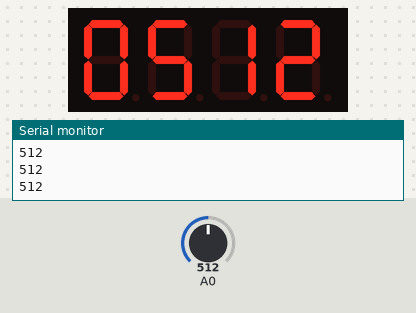
Recording of a sketch running on a simulated Arduino Uno, built with avr-gcc and run on an emulated ATmega328P. On the bench: 4-digit seven-segment display, the last lines printed to the serial monitor. Wiring (inferred from the names in the program): 4-digit 7-segment display, segments lit when LOW: segments pin 9, pin 8, pin 7, pin 6, pin 5, pin 4, pin 3; digit selects pin 10, pin 11, pin 12, pin 13. The inputs (shaded band) are chosen by the test bench; at power-on: A0 = 512. The segment pins are drawn as the display they are named for.

Above: at 1.2 s.
1.3 s: A0 set to 716
At 2.0 s:
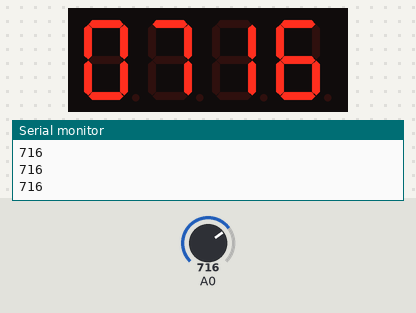
2.8 s: A0 set to 900
At 4.0 s:
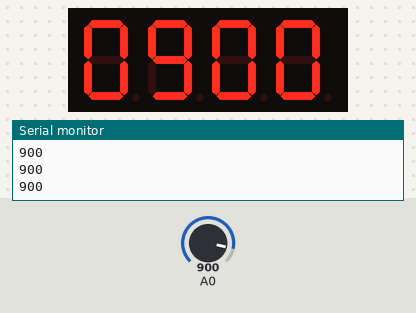
4.3 s: A0 set to 1023
At 5.5 s:
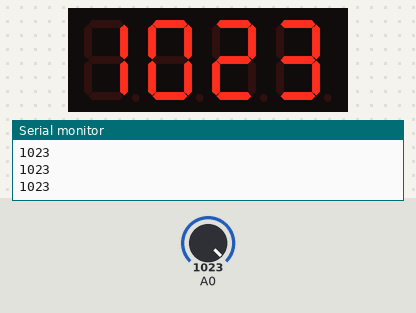
Timing chart, 0 to 7.3 s (numbered marks = the images above; inputs shaded):
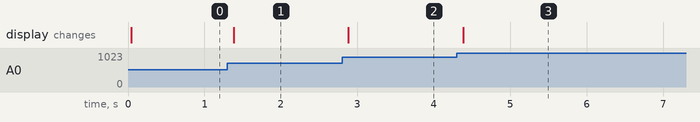

Measured:
- after the input at 1.3 s, the display: changes after 0.08 s (image 1)
- after the input at 2.8 s, the display: changes after 0.08 s (image 2)
- after the input at 4.3 s, the display: changes after 0.08 s (image 3)

The sketch:

COUNTER.ino
```cpp
int pinA = 9;
int pinB = 8;
int pinC = 7;
int pinD = 6;
int pinE = 5;
int pinF = 4;
int pinG = 3;
int pinDP = 2;
int D1 = 10;
int D2 = 11;
int D3 = 12;
int D4 = 13;
int delayT = 5;
void choose_digit(char num){
switch(num){
  default:
  digitalWrite(pinA, LOW);
digitalWrite(pinB, LOW);
digitalWrite(pinC, LOW);
digitalWrite(pinD, LOW);
digitalWrite(pinE, LOW);
digitalWrite(pinF, LOW);
digitalWrite(pinG, HIGH);
break;
case 1:
digitalWrite(pinA, HIGH);
digitalWrite(pinB, LOW);
digitalWrite(pinC, LOW);
digitalWrite(pinD, HIGH);
digitalWrite(pinE, HIGH);
digitalWrite(pinF, HIGH);
digitalWrite(pinG, HIGH);
break;
case 2:
digitalWrite(pinA, LOW);
digitalWrite(pinB, LOW);
digitalWrite(pinC, HIGH);
digitalWrite(pinD, LOW);
digitalWrite(pinE, LOW);
digitalWrite(pinF, HIGH);
digitalWrite(pinG, LOW);
break;
case 3:
digitalWrite(pinA, LOW);
digitalWrite(pinB, LOW);
digitalWrite(pinC, LOW);
digitalWrite(pinD, LOW);
digitalWrite(pinE, HIGH);
digitalWrite(pinF, HIGH);
digitalWrite(pinG, LOW);
break;
case 4:
digitalWrite(pinA, HIGH);
digitalWrite(pinB, LOW);
digitalWrite(pinC, LOW);
digitalWrite(pinD, HIGH);
digitalWrite(pinE, HIGH);
digitalWrite(pinF, LOW);
digitalWrite(pinG, LOW);
break;
case 5:
digitalWrite(pinA, LOW);
digitalWrite(pinB, HIGH);
digitalWrite(pinC, LOW);
digitalWrite(pinD, LOW);
digitalWrite(pinE, HIGH);
digitalWrite(pinF, LOW);
digitalWrite(pinG, LOW);
break;
case 6:
digitalWrite(pinA, LOW);
digitalWrite(pinB, HIGH);
digitalWrite(pinC, LOW);
digitalWrite(pinD, LOW);
digitalWrite(pinE, LOW);
digitalWrite(pinF, LOW);
digitalWrite(pinG, LOW);
break;
case 7:
digitalWrite(pinA, LOW);
digitalWrite(pinB, LOW);
digitalWrite(pinC, LOW);
digitalWrite(pinD, HIGH);
digitalWrite(pinE, HIGH);
digitalWrite(pinF, HIGH);
digitalWrite(pinG, HIGH);
break;
case 8:
digitalWrite(pinA, LOW);
digitalWrite(pinB, LOW);
digitalWrite(pinC, LOW);
digitalWrite(pinD, LOW);
digitalWrite(pinE, LOW);
digitalWrite(pinF, LOW);
digitalWrite(pinG, LOW);
break;
case 9:
digitalWrite(pinA, LOW);
digitalWrite(pinB, LOW);
digitalWrite(pinC, LOW);
digitalWrite(pinD, LOW);
digitalWrite(pinE, HIGH);
digitalWrite(pinF, LOW);
digitalWrite(pinG, LOW);
break;

}
}

void pick_digit(int digit){
    digitalWrite(D1, LOW);
  digitalWrite(D2, LOW);
  digitalWrite(D3, LOW);
  digitalWrite(D4, LOW);
  switch(digit){
    case 1:
    digitalWrite(D1, HIGH);
    break;
    case 2:
    digitalWrite(D2, HIGH);
    break;
    case 3:
    digitalWrite(D3, HIGH);
    break;
    default:
    digitalWrite(D4, HIGH);
    break;
  }
}
void seven_segment(int number){
  unsigned char thousands = int(number / 1000);
  unsigned char hundreds = int((number/100)%10);
  unsigned char tens = int((number/10)%10);
  unsigned char ones = int(number%10);
  choose_digit(thousands);
  pick_digit(1);
  delay(delayT);

  choose_digit(hundreds);
  pick_digit(2);
  delay(delayT);

  choose_digit(tens);
  pick_digit(3);
  delay(delayT);

  choose_digit(ones);
  pick_digit(4);
  delay(delayT);
}
void setup() {
  // put your setup code here, to run once:
pinMode(pinA, OUTPUT);
pinMode(pinB, OUTPUT);
pinMode(pinC, OUTPUT);
pinMode(pinD, OUTPUT);
pinMode(pinE, OUTPUT);
pinMode(pinF, OUTPUT);
pinMode(pinG, OUTPUT);
pinMode(D1, OUTPUT);
pinMode(D2, OUTPUT);
pinMode(D3, OUTPUT);
pinMode(D4, OUTPUT);
Serial.begin(9600);
}

void loop() {
  int sensor_value = analogRead(A0);
  Serial.println(sensor_value);

seven_segment(sensor_value);
  //delay(200);


}
```
